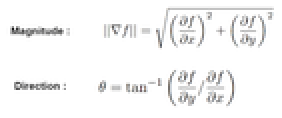
#> input picture OpenCV/4_filtering/gradient manitude of image.png, 141 x 59 px, shrunk from 347 x 145 before the run (shown 2 times larger)
$ jupyter execute Untitled.ipynb
#> lines starting #> are read from the running program, lines starting #| are printed output that depends on the picture; after the words box and inside, x2 and y2 are one past the last pixel; in counts of white or black regions, pixels touching at a corner belong together
[cell 1]
import numpy as np
import cv2 as cv
import matplotlib.pyplot as plt
from scipy import signal

# In computer vision convolution is same as cross corelation/image filtering
filter or mask or window

basically in mathematic befor convolution we must flip matrix horizontaly and verticaly

# Blurring
we choose patch around a pixel e.g 5x5 and get average of the patch and replace that with number of that pixel

# sharpening
reverse of bluring
first edge detection then then Image + GradientMangnitude

fx and fy is horizontal and vertical edge dection which apply by filter

### Edges

[cell 2]
plt.imshow(cv.imread('gradient manitude of image.png')[:, :, ::-1])
plt.show()

[cell 3]
def blur(img, kernel_size=3):
    y = img.shape[1]
    new = np.vstack((np.zeros(y), img))
    new = np.vstack((new, np.zeros(y)))
    x = new.shape[0]
    new = np.hstack((np.zeros((x, 1)), new))
    new = np.hstack((new, np.zeros((x, 1))))
    row, col = new.shape
    padded = new * (1 / np.square(kernel_size))
    img2 = np.zeros((padded.shape[0]-2, padded.shape[1]-2))
    for i in range(row-2):
        for j in range(col-2):
            img2[i, j] = np.sum(padded[i-1:i+2, j-1:j+2])

    return img2

[cell 4]
img = cv.imread('flower.jpeg')
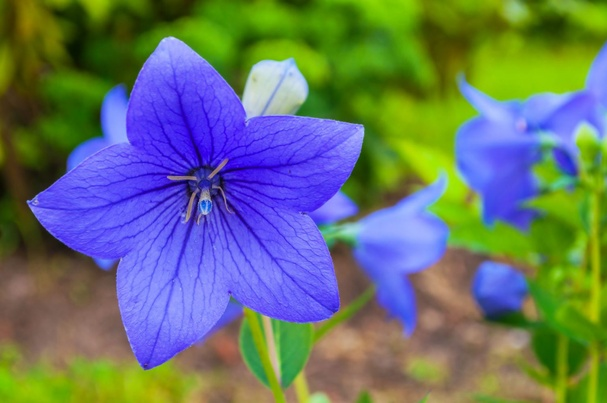
#> input picture OpenCV/4_filtering/flower.jpeg, 607 x 403 px, shrunk from 1500 x 996 before the run
#> img is the input picture: shape (403, 607, 3); mean B, G, R 108.9, 115.8, 103.1
R = img[:, :, 2]
G = img[:, :, 1]
B = img[:, :, 0]

[cell 5]
R_new = blur(R)

[cell 6]
G_new = blur(G)

[cell 7]
B_new = blur(B)
#> call 3 of blur, with kernel_size = 3
#> after the loop in blur (call 3), `for i in range(row-2):`:
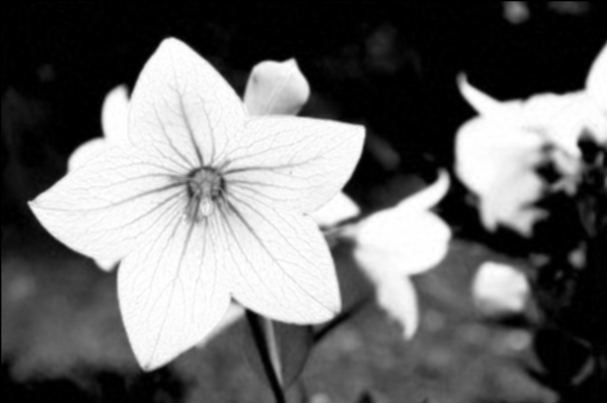
#> img2: shape (403, 607) float64; min 0, max 255, mean 108.6

[cell 8]
X = np.concatenate((R_new[:, :, np.newaxis], G_new[:, :, np.newaxis], B_new[:, :, np.newaxis]), axis=2)

[cell 9]
X.shape
#> Out = (403, 607, 3)

[cell 10]
plt.imshow(X)

[cell 11]
img = cv.imread('cat.jpeg')[:, :, ::-1]
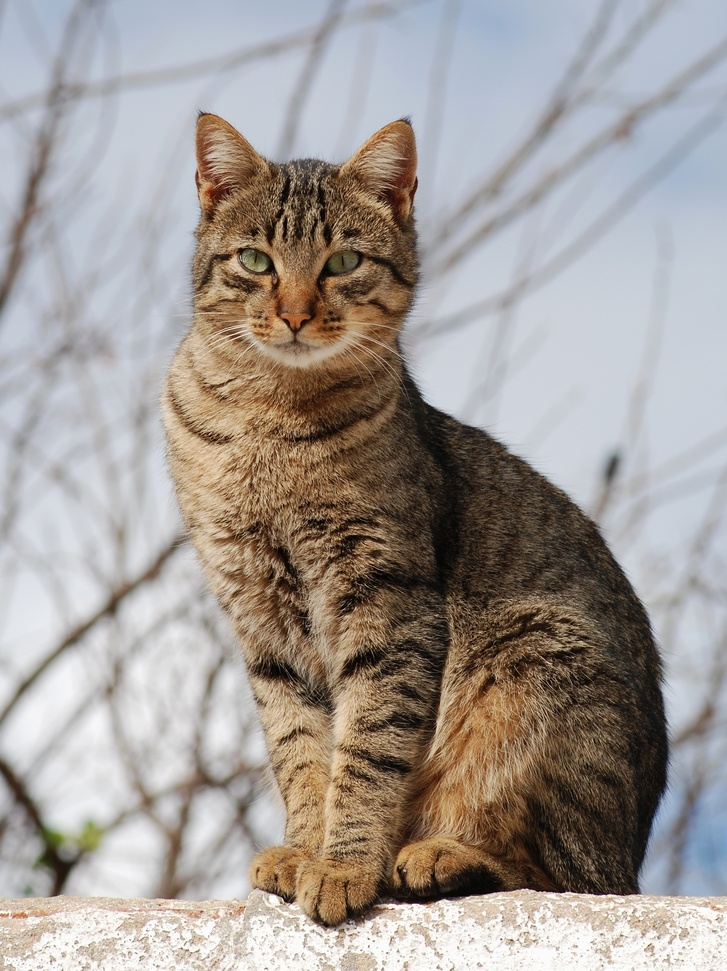
#> input picture OpenCV/4_filtering/cat.jpeg, 727 x 971 px, shrunk from 1795 x 2397 before the run
#> img: shape (971, 727, 3)
img_gray = cv.cvtColor(img, cv.COLOR_RGB2GRAY)
# [10 lines of commented-out code are left out]

[cell 12]
fig = plt.figure(figsize=(10, 8))
plt.subplot(121)
plt.imshow(img)
plt.subplot(122)
plt.imshow(img_gray, cmap='gray')
plt.show()

[cell 13]
smoothingMask = np.ones((20, 20))/255
#for more blury image choose big filter or apply one filter several times

[cell 14]
img_blurred = signal.convolve2d(img_gray,
                              smoothingMask,
                              boundary='symm',
                              mode='same')

[cell 15]
fig, (ax1, ax2) = plt.subplots(1, 2, figsize=(10, 8))
ax1.imshow(img_gray, cmap='gray')
ax2.imshow(img_blurred, cmap='gray')
plt.show()

[cell 16]
xMask = np.array([[-1, 0, 1],
                  [-1, 0, 1],
                  [-1, 0, 1]])
yMask = xMask.T.copy()

[cell 17]
fx = signal.convolve2d(img_gray, xMask, boundary='symm', mode='same')
fy = signal.convolve2d(img_gray, yMask, boundary='symm', mode='same')

[cell 18]
# Gm = (fx ** 2 + fy ** 2) ** 0.5
Gm = np.sqrt(np.square(fx) + np.square(fy))

[cell 19]
fig, (ax1, ax2, ax3) = plt.subplots(1, 3, figsize=(10, 8))
ax1.imshow(fx, cmap='gray')
ax2.imshow(fy, cmap='gray')
ax3.imshow(Gm, cmap='gray')
plt.show()

[cell 20]
th = Gm.max() - 10 * Gm.std()
#> th = 154.3
th
#> Out = 154.3

[cell 21]
Gm_th = Gm > th
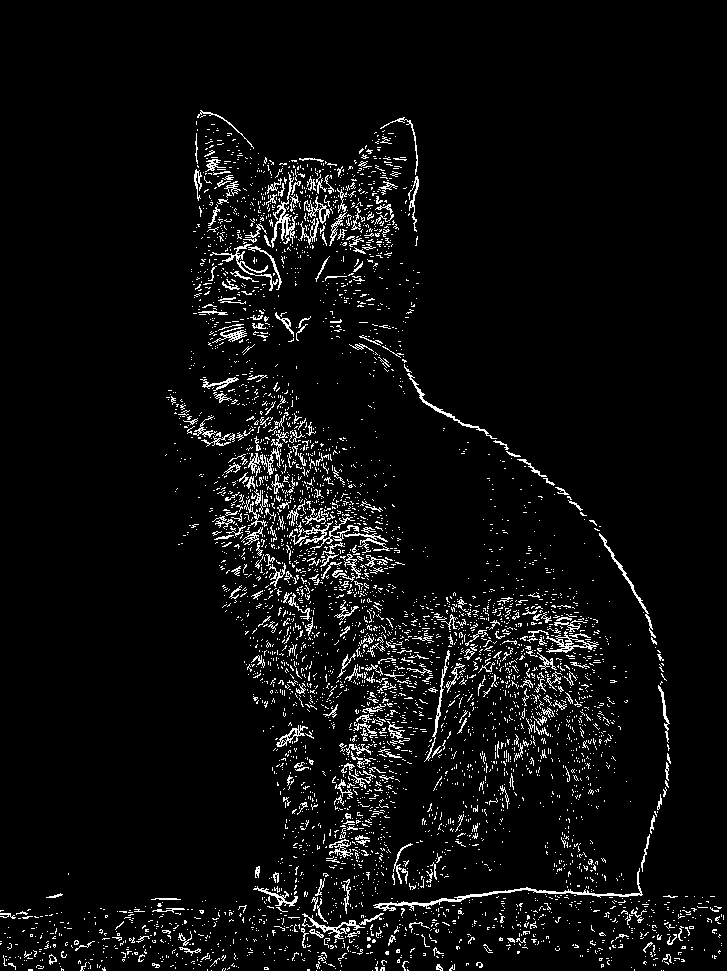
#> Gm_th: shape (971, 727) bool; 5.1% white in thin lines or dots, all inside (x1, y1, x2, y2) = (0, 110, 724, 971)

[cell 22]
fig, (ax1, ax2) = plt.subplots(1, 2, figsize=(10, 8))
ax1.imshow(Gm, cmap='gray')
ax2.imshow(Gm_th, cmap='gray')
plt.show()

[cell 23]
img_sharped = img_blurred + 1 * Gm
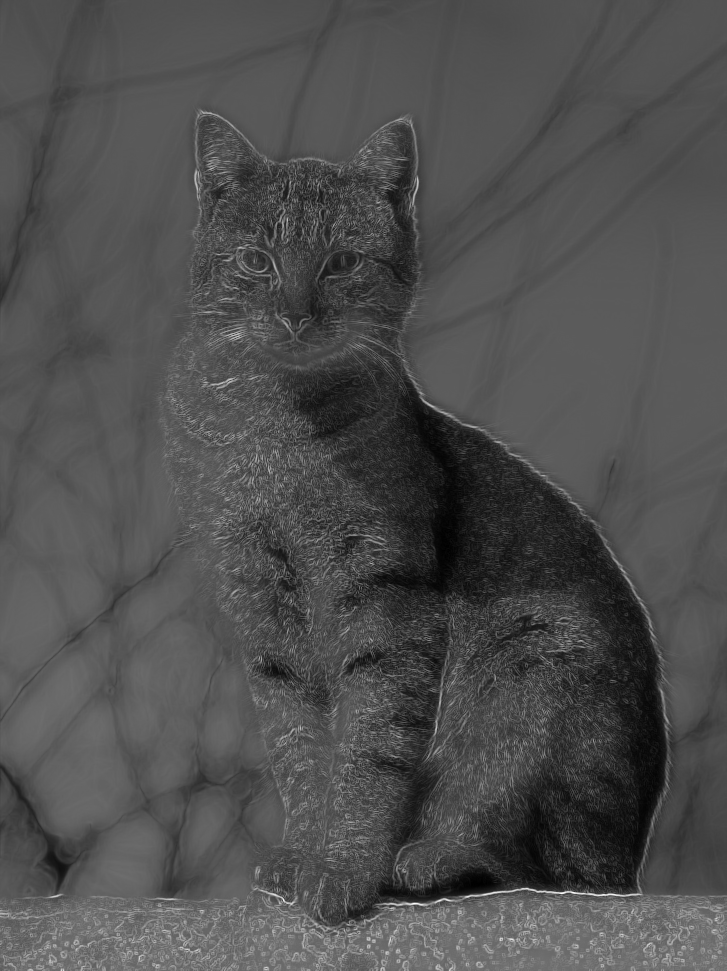
#> img_sharped: shape (971, 727) float64; min 17.64, max 885.1, mean 286.9; drawn with min black and max white

[cell 24]
fig, (ax1, ax2) = plt.subplots(1, 2, figsize=(10, 8))
ax1.imshow(img_blurred, cmap='gray')
ax2.imshow(img_sharped, cmap='gray')
plt.show()

[cell 25]
img = cv.imread('flower2.jpg')[:, :, ::-1]
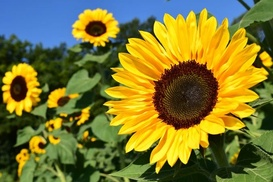
#> input picture OpenCV/4_filtering/flower2.jpg, 273 x 182 px, shrunk from 675 x 450 before the run
#> img: shape (182, 273, 3)
img_gray = cv.cvtColor(img, cv.COLOR_RGB2GRAY)
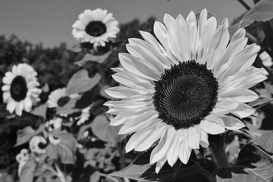
#> img_gray: shape (182, 273); min 4, max 238, mean 113.8

xMask = np.array([[-1, 0, 1],
                  [-1, 0, 1],
                  [-1, 0, 1]])
yMask = xMask.T.copy()

fx = signal.convolve2d(img_gray, xMask, boundary='symm', mode='same')
#> fx: shape (182, 273) int64
fy = signal.convolve2d(img_gray, yMask, boundary='symm', mode='same')
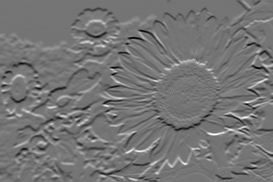
#> fy: shape (182, 273) int64; min -561, max 658, mean 0.9; drawn with min black and max white

Gm = np.sqrt(np.square(fx) + np. square(fy))
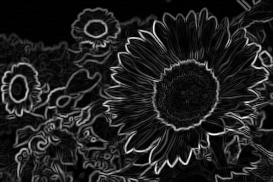
#> Gm: shape (182, 273) float64; min 0, max 658.2, mean 82.5; drawn with min black and max white

[cell 26]
fig, (ax1, ax2, ax3) = plt.subplots(1, 3, figsize=(15, 10))
ax1.imshow(img_gray, cmap='gray')
ax2.imshow(Gm, cmap='gray')
ax3.imshow(Gm>100, cmap='gray')
plt.show()
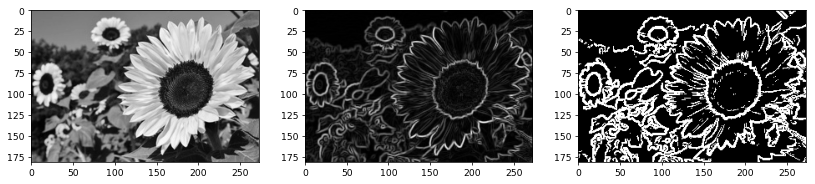
#> figure drawn by matplotlib, 3 panels
